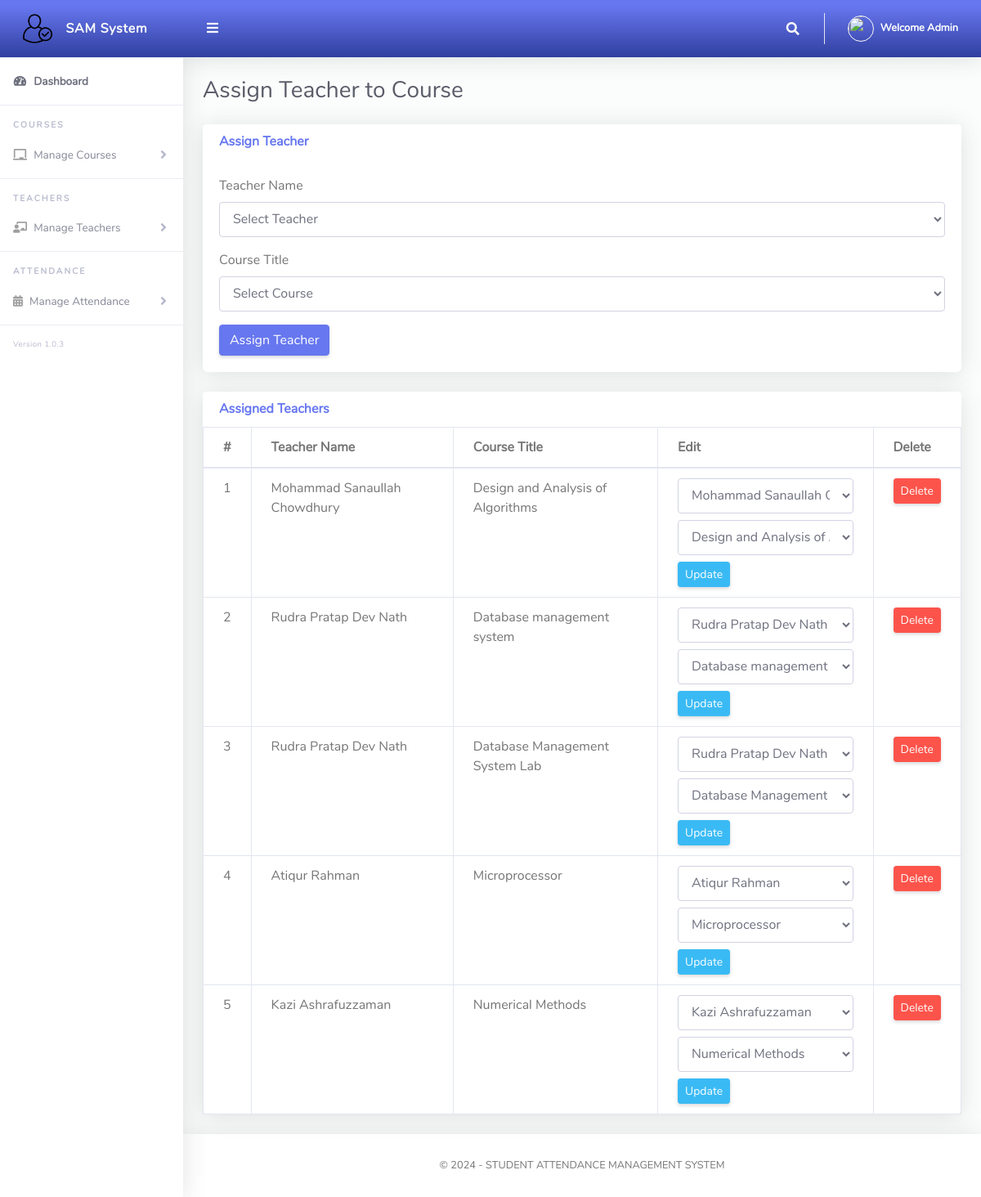
Page /Admin/AddTeachertoCourse.php (signed in) on the committed database.
### tables this page shows
CREATE TABLE `user` (
  `user_id` int(11) NOT NULL,
  `user_name` varchar(100) NOT NULL,
  `role` enum('student','teacher','admin') NOT NULL,
  `email` varchar(100) NOT NULL,
  `password` varchar(255) NOT NULL
);

CREATE TABLE `teaches` (
  `teacher_id` int(11) NOT NULL,
  `course_id` varchar(50) NOT NULL
);

CREATE TABLE `teacher` (
  `teacher_id` int(11) NOT NULL,
  `teacher_name` varchar(50) DEFAULT NULL,
  `title` varchar(50) DEFAULT NULL,
  `email` varchar(255) DEFAULT NULL,
  `user_id` int(11) DEFAULT NULL
);

CREATE TABLE `courses` (
  `course_id` varchar(50) NOT NULL,
  `course_title` varchar(100) DEFAULT NULL,
  `credit` int(11) DEFAULT NULL
);

### Admin/AddTeachertoCourse.php (the view, shortened to what this page needs)
<?php
include '../Includes/dbcon.php';
?>
<!DOCTYPE html>
<html lang="en">
<head>
    <link href="../vendor/fontawesome-free/css/all.min.css" rel="stylesheet" type="text/css">
    <link href="../vendor/bootstrap/css/bootstrap.min.css" rel="stylesheet" type="text/css">
    <link href="css/ruang-admin.min.css" rel="stylesheet">
</head>
<body id="page-top">
    <div id="wrapper">
        <?php include "Includes/sidebar.php"; ?>
        <div id="content-wrapper" class="d-flex flex-column">
            <div id="content">
                <?php include "Includes/topbar.php"; ?>
                <div class="container-fluid">
                    <div class="d-sm-flex align-items-center justify-content-between mb-4">
                        <h1 class="h3 mb-0 text-gray-800">Assign Teacher to Course</h1>
                    </div>
                    <div class="row">
                        <div class="col-lg-12">
                            <div class="card mb-4">
                                <div class="card-header">
                                    <h6 class="m-0 font-weight-bold text-primary">Assign Teacher</h6>
                                </div>
                                <div class="card-body">
                                    <form method="post" action="AddTeachertoCourse.php">
                                        <div class="form-group">
                                            <label for="teacher_id">Teacher Name</label>
                                            <select class="form-control" name="teacher_id" id="teacher_id" required>
                                                <option value="">Select Teacher</option>
                                            </select>
                                        </div>
                                        <div class="form-group">
                                            <label for="course_id">Course Title</label>
                                            <select class="form-control" name="course_id" id="course_id" required>
                                                <option value="">Select Course</option>
                                            </select>
                                        </div>
                                        <button type="submit" name="save" class="btn btn-primary">Assign Teacher</button>
                                    </form>
                                </div>
                            </div>
                            <div class="card mb-4">
                                <div class="card-header">
                                    <h6 class="m-0 font-weight-bold text-primary">Assigned Teachers</h6>
                                </div>
                                <div class="table-responsive">
                                    <table class="table table-bordered">
                                        <thead>
                                            <tr>
                                                <th>#</th>
                                                <th>Teacher Name</th>
                                                <th>Course Title</th>
                                                <th>Edit</th>
                                                <th>Delete</th>
                                            </tr>
                                        </thead>
                                        <tbody>
                                            <?php
                                            $query = "
                                                SELECT
                                                    t.teacher_name,
                                                    c.course_title,
                                                    ts.teacher_id,
                                                    ts.course_id
                                                FROM
                                                    teaches ts
                                                JOIN teacher t ON t.teacher_id = ts.teacher_id
                                                JOIN courses c ON c.course_id = ts.course_id";
                                            $result = mysqli_query($conn, $query);
                                            $sn = 0;
                                            while ($row = mysqli_fetch_assoc($result)) {
                                                $sn++;
                                                echo "
                                                    <tr>
                                                        <td>$sn</td>
                                                        <td>{$row['teacher_name']}</td>
                                                        <td>{$row['course_title']}</td>
                                                        <td>
                                                            <form method='post' action='AddTeachertoCourse.php'>
                                                                <input type='hidden' name='old_teacher_id' value='{$row['teacher_id']}'>
                                                                <input type='hidden' name='old_course_id' value='{$row['course_id']}'>
                                                                <select name='teacher_id' class='form-control mb-2'>
                                                                    <option value='{$row['teacher_id']}'>{$row['teacher_name']}</option>";
                                                echo "
                                                                </select>
                                                                <select name='course_id' class='form-control mb-2'>
                                                                    <option value='{$row['course_id']}'>{$row['course_title']}</option>";
                                                echo "
                                                                </select>
                                                                <button type='submit' name='edit' class='btn btn-sm btn-info'>Update</button>
                                                            </form>
                                                        </td>
                                                        <td>
                                                            <a href='AddTeachertoCourse.php?delete_teacher_id={$row['teacher_id']}&delete_course_id={$row['course_id']}' class='btn btn-danger btn-sm'>Delete</a>
                                                        </td>
                                                    </tr>
                                                ";
                                            }
                                            ?>
                                        </tbody>
                                    </table>
                                </div>
                            </div>
                        </div>
                    </div>
                </div>
            </div>
            <?php include "Includes/footer.php"; ?>
        </div>
    </div>
</body>
</html>

### Admin/Includes/topbar.php (shortened to what this page needs)
<?php
  $query = "SELECT * FROM user WHERE user_id = ".$_SESSION['userId']."";
  $rs = $conn->query($query);
  $rows = $rs->fetch_assoc();
  $fullName = $rows['user_name'];
?>
<nav class="navbar navbar-expand navbar-light bg-gradient-primary topbar mb-4 static-top">
          <button id="sidebarToggleTop" class="btn btn-link rounded-circle mr-3">
            <i class="fa fa-bars"></i>
          </button>
          <ul class="navbar-nav ml-auto">
            <li class="nav-item dropdown no-arrow">
              <a class="nav-link dropdown-toggle" href="#" id="searchDropdown" role="button" data-toggle="dropdown"
                aria-haspopup="true" aria-expanded="false">
                <i class="fas fa-search fa-fw"></i>
              </a>
            </li>
            <li class="nav-item dropdown no-arrow">
              <a class="nav-link dropdown-toggle" href="#" id="userDropdown" role="button" data-toggle="dropdown"
                aria-haspopup="true" aria-expanded="false">
                <img class="img-profile rounded-circle" src="img/images.jpeg" style="max-width: 60px">
                <span class="ml-2 d-none d-lg-inline text-white small"><b>Welcome <?php echo $fullName;?></b></span>
              </a>
            </li>
          </ul>
        </nav>

### rows in the picture
user: user_name "Admin"
teaches: teacher.teacher_name "Mohammad Sanaullah Chowdhury", course.course_title "Design and Analysis of Algorithms", teacher_id "Mohammad Sanaullah Chowdhury", course_id "Design and Analysis of Algorithms"
teaches: teacher.teacher_name "Rudra Pratap Dev Nath", course.course_title "Database management system", teacher_id "Rudra Pratap Dev Nath", course_id "Database management system"
teaches: teacher.teacher_name "Rudra Pratap Dev Nath", course.course_title "Database Management System Lab", teacher_id "Rudra Pratap Dev Nath", course_id "Database Management System Lab"
teaches: teacher.teacher_name "Atiqur Rahman", course.course_title "Microprocessor", teacher_id "Atiqur Rahman", course_id "Microprocessor"
teaches: teacher.teacher_name "Kazi Ashrafuzzaman", course.course_title "Numerical Methods", teacher_id "Kazi Ashrafuzzaman", course_id "Numerical Methods"
